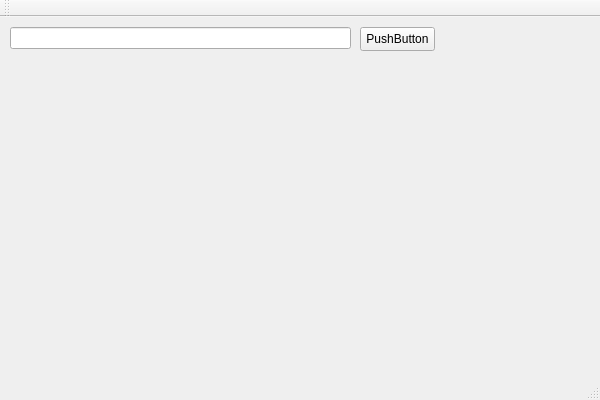
<?xml version="1.0" encoding="UTF-8"?>
<ui version="4.0">
 <class>QT_SignalAndSlotClass</class>
 <widget class="QMainWindow" name="QT_SignalAndSlotClass">
  <property name="geometry">
   <rect>
    <x>0</x>
    <y>0</y>
    <width>600</width>
    <height>400</height>
   </rect>
  </property>
  <property name="windowTitle">
   <string>QT_SignalAndSlot</string>
  </property>
  <widget class="QWidget" name="centralWidget">
   <widget class="QLineEdit" name="lineEdit">
    <property name="geometry">
     <rect>
      <x>10</x>
      <y>10</y>
      <width>341</width>
      <height>22</height>
     </rect>
    </property>
   </widget>
   <widget class="QPushButton" name="pushButton">
    <property name="geometry">
     <rect>
      <x>360</x>
      <y>10</y>
      <width>75</width>
      <height>24</height>
     </rect>
    </property>
    <property name="text">
     <string>PushButton</string>
    </property>
   </widget>
  </widget>
  <widget class="QMenuBar" name="menuBar">
   <property name="geometry">
    <rect>
     <x>0</x>
     <y>0</y>
     <width>600</width>
     <height>22</height>
    </rect>
   </property>
  </widget>
  <widget class="QToolBar" name="mainToolBar">
   <attribute name="toolBarArea">
    <enum>TopToolBarArea</enum>
   </attribute>
   <attribute name="toolBarBreak">
    <bool>false</bool>
   </attribute>
  </widget>
  <widget class="QStatusBar" name="statusBar"/>
 </widget>
 <layoutdefault spacing="6" margin="11"/>
 <resources>
  <include location="QT_SignalAndSlot.qrc"/>
 </resources>
 <connections/>
</ui>
